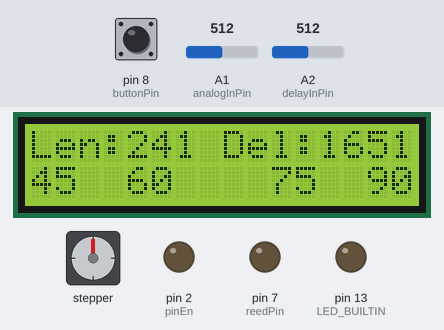
Recording of a sketch running on a simulated Arduino Uno, built with avr-gcc and run on an emulated ATmega328P. On the bench: stepper motor, 16×2 character LCD, output pins drawn as LEDs (lit = HIGH). Wiring (inferred from the names in the program): stepper motor driver (200 steps per turn assumed): step pin 5; direction pin 3. The inputs (shaded band) are chosen by the test bench; at power-on: pin 8 (buttonPin) LOW, A1 (analogInPin) = 512, A2 (delayInPin) = 512. Pins used as bus, display or sensor lines are not drawn.

Above: at 0.56 s.
At 1.2 s:
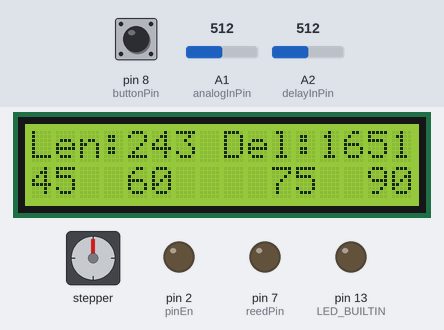
1.3 s: pin 8 (buttonPin) pulled HIGH for 0.4 s
At 2.5 s:
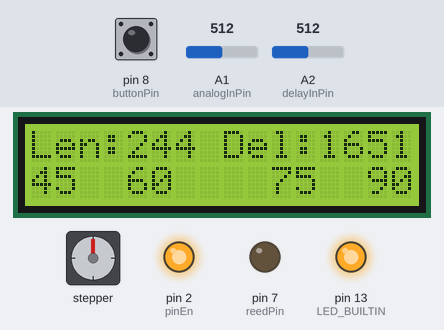
4.7 s: pin 8 (buttonPin) pulled HIGH for 1 s
Timing chart, 0 to 70.2 s (numbered marks = the images above; inputs shaded):
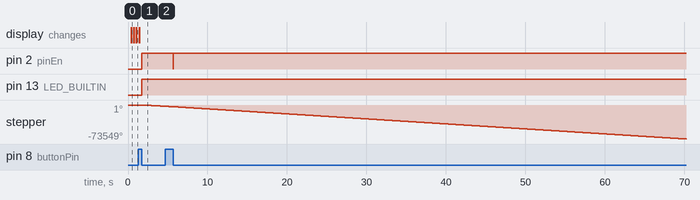

Measured:
- after the input at 1.3 s, pin 2 (pinEn), pin 13 (LED_BUILTIN): LOW → HIGH after 0.43 s; stepper: keeps turning counter-clockwise at about 952°/s, starting after 0.43 s

The sketch:

motor_SMSD1.5.ino
```cpp
#include <Wire.h>
#include <LiquidCrystal_I2C.h>


//#define DEBUG       // NOTE! This significantly slows rotation
#define SmoothStart // Define if you want smooth start
#define SmoothStop  // Define if you want smooth stop
#define RETURN_TO_START // Waiting for second press of the button
LiquidCrystal_I2C lcd( 0x27 , 16 , 2 );

const int pinStep = 5;      // Pin connected to STEP
const int pinDir = 3;       // Pin Connected to DIR
const int pinEn = 2;        // Pin Connected to ENABLE
const int buttonPin = 8;    // Button START Pin
const int reedPin = 7;      // Reed switch (magnetic sensor) Pin
const int analogInPin = A1; // Keys Pin
const int delayInPin = A2;  // Speed potenciometer
const int SmoothSteps = 100;   // Steps for smooth start
const int StartSmoothDelay = 2500; // Min Delay for smooth start
const int RotDir = LOW ;    // Rotation direction HIGH - ClockWise LOW - ContraClockWise
const int SecondDelay = 1500 ; // Delay for "Return to start" rotation

int sensorValue = 0;      // Reading from Reostst
int delaySensorValue = 0; //Calculater delay for smooth start

char s[16];

int Count = 2; // Rotation count

int move_delay = 600;    // Delay metween steps (microsec)
int smooth_move_delay = move_delay; // Delay after smooth corection

const int steps_rotate_360 = 200; // Steps for 360 degree rotete (200 for 1.8 degree motors)
int buttonState = 0; // State of button
const int btn_1_value = 350; // Values from buttons
const int btn_2_value = 442;
const int btn_3_value = 618;
const int btn_4_value = 833;

const int btn_plus_value = 508;
const int btn_minus_value = 390;
const int btn_acc = 10; // Accuracy of reading
const int cassete_length = 24;

const int length_1 = 45;  // Lengths for buttons
const int length_2 = 60;
const int length_3 = 75;
const int length_4 = 90;

int Length = 240; // Initial length

void setup()
{

#ifdef DEBUG
  Serial.begin(9600);
#endif

// Pin modes
  pinMode(pinStep, OUTPUT);
  pinMode(pinDir, OUTPUT);
  pinMode(pinEn, OUTPUT);
  pinMode(buttonPin, INPUT);
  pinMode(reedPin, OUTPUT);
// Initial state

  digitalWrite(pinEn, LOW);
  lcd.init();
  lcd.backlight();
 // lcd.setCursor(1,0);
 //  lcd.display();
   pinMode(LED_BUILTIN, OUTPUT);
  // Length = 300;
}

void loop()
{

  int steps = 0; // Steps for current rotation

  buttonState = digitalRead(buttonPin);
  sensorValue = analogRead(analogInPin);
  delaySensorValue = analogRead(delayInPin);


  move_delay = map(delaySensorValue, 0, 1023, 300, 3000);

  if ((sensorValue > btn_1_value - btn_acc ) && (sensorValue < btn_1_value + btn_acc )) Length=length_1;
  if ((sensorValue > btn_2_value - btn_acc ) && (sensorValue < btn_2_value + btn_acc )) Length=length_2;
  if ((sensorValue > btn_3_value - btn_acc ) && (sensorValue < btn_3_value + btn_acc )) Length=length_3;
  if ((sensorValue > btn_4_value - btn_acc ) && (sensorValue < btn_4_value + btn_acc )) Length=length_4;

  if ((sensorValue > btn_plus_value - btn_acc ) && (sensorValue < btn_plus_value + btn_acc )) { Length++; delay(300);};
  if ((sensorValue > btn_minus_value - btn_acc ) && (sensorValue < btn_minus_value + btn_acc )) { Length--; delay(300);};
  Count = (Length*100)/cassete_length;


  sprintf(s,"Len:%3d Del:%4d",Length,move_delay);

//   lcd.setCursor(0,0);
//   lcd.print("Length: "+(String)(Length)+" sm ");
//   lcd.setCursor(0 ,1);
//   lcd.print("Delay: "+(String)(move_delay)+" ");
//   lcd.display();

  lcd.setCursor(0,0);
  lcd.print(s);
  sprintf(s,"%-4d%-4d%4d%4d",length_1,length_2,length_3,length_4);
  lcd.setCursor(0,1);
  lcd.print(s);
  lcd.display();


  if (buttonState == HIGH) {
    digitalWrite(pinEn, HIGH);
    digitalWrite(LED_BUILTIN, HIGH);
    digitalWrite(pinDir, RotDir); //Direction


#ifdef DEBUG
   Serial.println("Length:");
   Serial.println(Length);
   Serial.println("count");
   Serial.println(Count);
   Serial.println("move_delay");
   Serial.println(move_delay);
#endif

steps = steps_rotate_360*Count/100 ;


    for(int i = 0; i < steps; i++)
      {
        smooth_move_delay = move_delay;

#ifdef SmoothStart
        if ( i < SmoothSteps) {

          smooth_move_delay = move_delay + StartSmoothDelay - (StartSmoothDelay/SmoothSteps)*i;
        } ;
#endif

#ifdef SmoothStop
        if ( i > steps - SmoothSteps ) {
          smooth_move_delay = move_delay + StartSmoothDelay - (StartSmoothDelay/SmoothSteps)*(steps - i);
        }
#endif

      digitalWrite(pinStep, LOW);
      delayMicroseconds(150);
//     delayMicroseconds(smooth_move_delay);
      digitalWrite(pinStep, HIGH);

#ifdef DEBUG
      // NOTE! This significantly slows rotation
//      Serial.println("smooth_move_delay");
//      Serial.println(smooth_move_delay);
#endif
      delayMicroseconds(smooth_move_delay);
 //     delayMicroseconds(move_delay);
      }
  digitalWrite(pinEn, LOW);


#ifdef RETURN_TO_START

  lcd.setCursor(0,1);
  lcd.print("* Press button *");
  lcd.display();

  while (not digitalRead(buttonPin) ) {delay(1) ;

  Serial.println("Waiting....");
  }
   digitalWrite(pinEn, HIGH);

  while (not digitalRead(reedPin)) {
      digitalWrite(pinStep, LOW);
      delayMicroseconds(150);
      digitalWrite(pinStep, HIGH);
      delayMicroseconds(SecondDelay);
  }
  digitalWrite(pinEn, LOW);
  lcd.setCursor(1,1);
  lcd.print("                ");
  lcd.display();
#endif
  }
}
```
